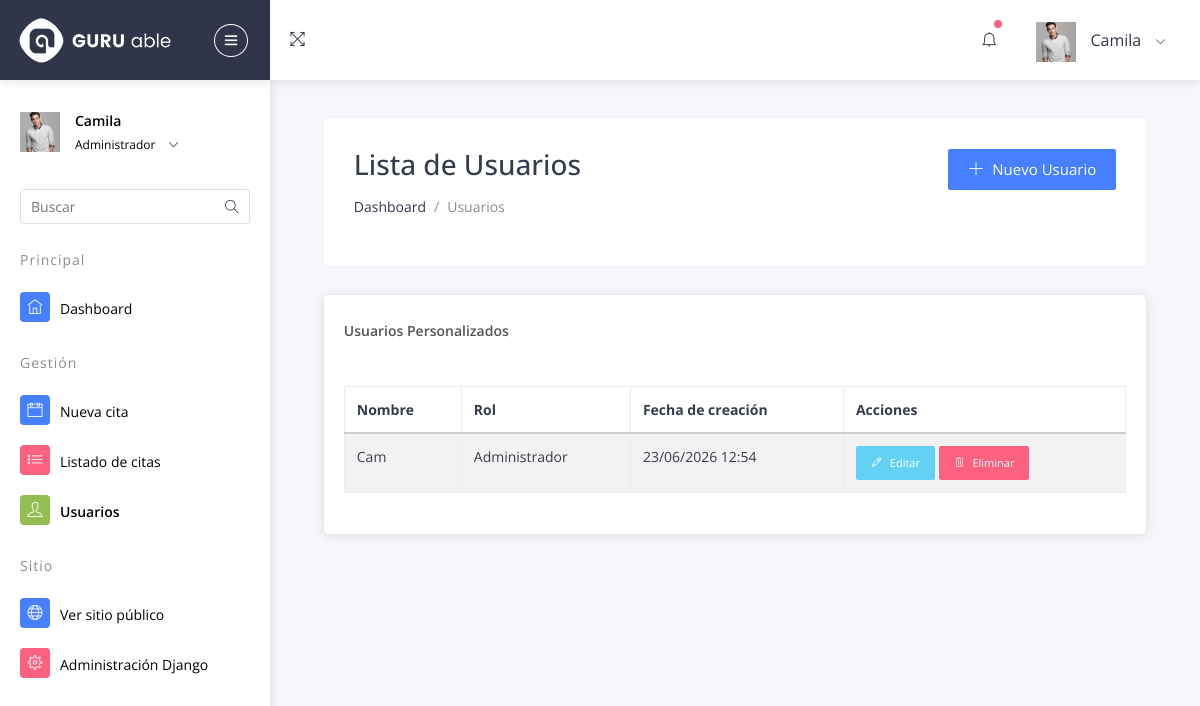
Page /usuarios/ (signed in) on the committed database.
### inicio/models.py (models this page shows, shortened)
class UsuarioPersonalizado(models.Model):
    nombre = models.CharField(max_length=120, verbose_name='Nombre')
    rol = models.CharField(max_length=50, verbose_name='Rol')
    created_at = models.DateTimeField(auto_now_add=True)
    class Meta:
        verbose_name = 'Usuario Personalizado'
        verbose_name_plural = 'Usuarios Personalizados'
        ordering = ['-created_at']

### inicio/views.py (the view)
# urls.py: path('usuarios/', views.lista_usuarios, name='lista_usuarios'),
@login_required
def lista_usuarios(request):
    usuarios = UsuarioPersonalizado.objects.all()
    return render(request, 'private/usuarios/lista.html', {'usuarios': usuarios})

### inicio/templates/private/usuarios/lista.html (shortened to what this page needs)
{% extends "private/base.html" %}
{% block contenido %}
<div class="container-fluid">
  <div class="page-header">
    <div class="row">
      <div class="col-lg-6">
        <h3>Lista de Usuarios</h3>
        <ol class="breadcrumb">
          <li class="breadcrumb-item"><a href="{% url 'dashboard' %}">Dashboard</a></li>
          <li class="breadcrumb-item active">Usuarios</li>
        </ol>
      </div>
      <div class="col-lg-6 text-right">
        <a href="{% url 'crear_usuario' %}" class="btn btn-primary">
          <i class="ti-plus"></i> Nuevo Usuario
        </a>
      </div>
    </div>
  </div>
  <div class="row">
    <div class="col-sm-12">
      <div class="card">
        <div class="card-header">
          <h5>Usuarios Personalizados</h5>
        </div>
        <div class="card-body">
          <div class="dt-responsive table-responsive">
            <table class="table table-striped table-bordered nowrap">
              <thead>
                <tr>
                  <th>Nombre</th>
                  <th>Rol</th>
                  <th>Fecha de creación</th>
                  <th>Acciones</th>
                </tr>
              </thead>
              <tbody>
                {% for usuario in usuarios %}
                <tr>
                  <td>{{ usuario.nombre }}</td>
                  <td>{{ usuario.rol }}</td>
                  <td>{{ usuario.created_at|date:"d/m/Y H:i" }}</td>
                  <td>
                    <a href="{% url 'editar_usuario' usuario.id %}" class="btn btn-sm btn-info">
                      <i class="ti-pencil"></i> Editar
                    </a>
                    <a href="{% url 'eliminar_usuario' usuario.id %}" class="btn btn-sm btn-danger">
                      <i class="ti-trash"></i> Eliminar
                    </a>
                  </td>
                </tr>
                {% empty %}
                <tr>
                  <td colspan="4" class="text-center">No hay usuarios registrados</td>
                </tr>
                {% endfor %}
              </tbody>
            </table>
          </div>
        </div>
      </div>
    </div>
  </div>
</div>
{% endblock %}

### inicio/templates/private/base.html (shortened to what this page needs)
{% load static %}
<!DOCTYPE html>
<html lang="es">
<head>
  <link rel="stylesheet" type="text/css" href="{% static 'private/assets/css/bootstrap/css/bootstrap.min.css' %}">
  <link rel="stylesheet" type="text/css" href="{% static 'private/assets/icon/themify-icons/themify-icons.css' %}">
  <link rel="stylesheet" type="text/css" href="{% static 'private/assets/icon/icofont/css/icofont.css' %}">
  <link rel="stylesheet" type="text/css" href="{% static 'private/assets/css/style.css' %}">
  <link rel="stylesheet" type="text/css" href="{% static 'private/assets/css/jquery.mCustomScrollbar.css' %}">
</head>
<body>
  <div id="pcoded" class="pcoded">
    <div class="pcoded-container navbar-wrapper">
      <nav class="navbar header-navbar pcoded-header">
        <div class="navbar-wrapper">
          <div class="navbar-logo">
            <a class="mobile-menu" id="mobile-collapse" href="#!">
              <i class="ti-menu"></i>
            </a>
            <a href="{% url 'dashboard' %}">
              <img class="img-fluid" src="{% static 'private/assets/images/logo.png' %}" alt="Logo">
            </a>
          </div>
          <div class="navbar-container container-fluid">
            <ul class="nav-left">
              <li>
                <a href="#!" onclick="javascript:toggleFullScreen()">
                  <i class="ti-fullscreen"></i>
                </a>
              </li>
            </ul>
            <ul class="nav-right">
              <li class="header-notification">
                <a href="#!">
                  <i class="ti-bell"></i>
                  <span class="badge bg-c-pink"></span>
                </a>
              </li>
              <li class="user-profile header-notification">
                <a href="#!">
                  <img src="{% static 'private/assets/images/avatar-4.jpg' %}" class="img-radius" alt="Avatar">
                  <span>{{ request.user.get_full_name|default:request.user.username }}</span>
                  <i class="ti-angle-down"></i>
                </a>
              </li>
            </ul>
          </div>
        </div>
      </nav>
      <div class="pcoded-main-container">
        <div class="pcoded-wrapper">
          <nav class="pcoded-navbar">
            <div class="pcoded-inner-navbar main-menu">
              <div>
                <div class="main-menu-header">
                  <img class="img-40 img-radius" src="{% static 'private/assets/images/avatar-4.jpg' %}" alt="Avatar">
                  <div class="user-details">
                    <span>{{ request.user.get_full_name|default:request.user.username }}</span>
                    <span id="more-details">
                      {% if request.user.is_superuser %}Administrador{% else %}Usuario{% endif %}
                      <i class="ti-angle-down"></i>
                    </span>
                  </div>
                </div>
              </div>
              <div class="pcoded-search">
                <div class="pcoded-search-box">
                  <input type="text" placeholder="Buscar">
                  <span class="search-icon"><i class="ti-search" aria-hidden="true"></i></span>
                </div>
              </div>
              <div class="pcoded-navigatio-lavel">Principal</div>
              <ul class="pcoded-item pcoded-left-item">
                <li class="{% if request.resolver_match.url_name == 'dashboard' %}active{% endif %}">
                  <a href="{% url 'dashboard' %}">
                    <span class="pcoded-micon"><i class="ti-home"></i><b>D</b></span>
                    <span class="pcoded-mtext">Dashboard</span>
                  </a>
                </li>
              </ul>
              <div class="pcoded-navigatio-lavel">Gestión</div>
              <ul class="pcoded-item pcoded-left-item">
                <li class="{% if request.resolver_match.url_name == 'book' %}active{% endif %}">
                  <a href="{% url 'book' %}">
                    <span class="pcoded-micon"><i class="ti-calendar"></i><b>R</b></span>
                    <span class="pcoded-mtext">Nueva cita</span>
                  </a>
                </li>
                <li>
                  <a href="{% url 'dashboard' %}#reservas">
                    <span class="pcoded-micon"><i class="ti-list"></i><b>T</b></span>
                    <span class="pcoded-mtext">Listado de citas</span>
                  </a>
                </li>
                <li class="{% if request.resolver_match.url_name == 'lista_usuarios' or request.resolver_match.url_name == 'crear_usuario' or request.resolver_match.url_name == 'editar_usuario' or request.resolver_match.url_name == 'eliminar_usuario' %}active{% endif %}">
                  <a href="{% url 'lista_usuarios' %}">
                    <span class="pcoded-micon"><i class="ti-user"></i><b>U</b></span>
                    <span class="pcoded-mtext">Usuarios</span>
                  </a>
                </li>
              </ul>
              <div class="pcoded-navigatio-lavel">Sitio</div>
              <ul class="pcoded-item pcoded-left-item">
                <li>
                  <a href="{% url 'inicio' %}">
                    <span class="pcoded-micon"><i class="ti-world"></i><b>S</b></span>
                    <span class="pcoded-mtext">Ver sitio público</span>
                  </a>
                </li>
                <li>
                  <a href="/admin/">
                    <span class="pcoded-micon"><i class="ti-settings"></i><b>A</b></span>
                    <span class="pcoded-mtext">Administración Django</span>
                  </a>
                </li>
              </ul>
            </div>
          </nav>
          <div class="pcoded-content">
            <div class="pcoded-inner-content">
              <div class="main-body">
                <div class="page-wrapper">
                  <div class="page-body">
                    {% block contenido %}{% endblock %}
                  </div>
                </div>
              </div>
            </div>
          </div>
        </div>
      </div>
    </div>
  </div>
</body>
</html>

### rows in the picture
UsuarioPersonalizado: nombre "Cam", rol "Administrador", created_at "23/06/2026 12:54"

### other values in the picture
{{ request.user.get_full_name|default:request.user.username }} "Camila"
